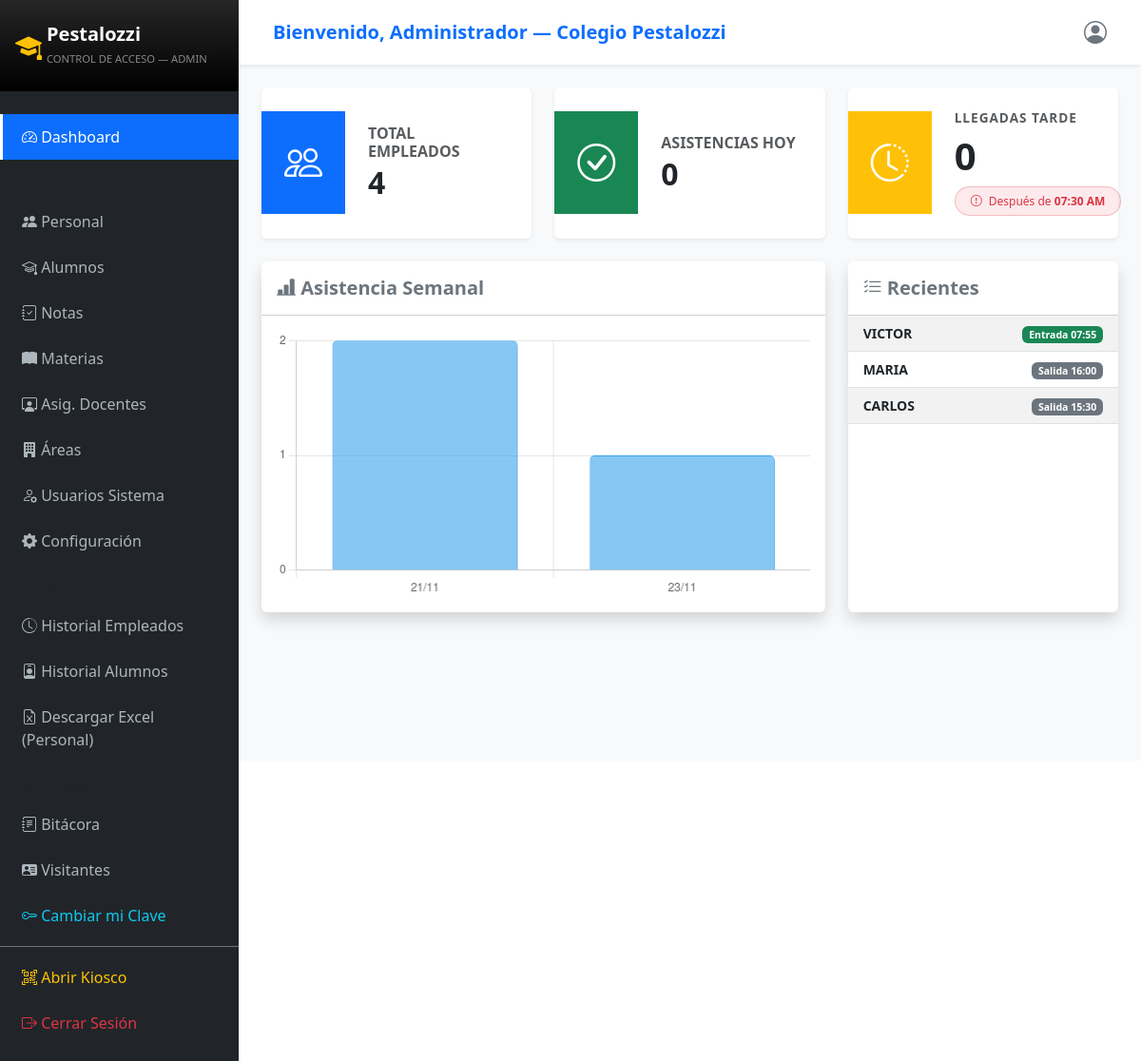
The app's page /public/index.php?c=Dashboard (signed in) with its own data.
### tables this page shows
CREATE TABLE IF NOT EXISTS `configuracion` (
  `id` int NOT NULL AUTO_INCREMENT,
  `clave` varchar(50) NOT NULL,
  `valor` varchar(255) NOT NULL,
  PRIMARY KEY (`id`),
  UNIQUE KEY `clave` (`clave`)
);

CREATE TABLE IF NOT EXISTS `registros_asistencia` (
  `id` int NOT NULL AUTO_INCREMENT,
  `personal_id` int NOT NULL,
  `fecha` date NOT NULL,
  `hora_entrada` time DEFAULT NULL,
  `hora_salida` time DEFAULT NULL,
  `total_horas` decimal(5,2) DEFAULT NULL,
  `estado` enum('puntual','tarde') DEFAULT 'puntual',
  PRIMARY KEY (`id`),
  KEY `personal_id` (`personal_id`),
  CONSTRAINT `registros_asistencia_ibfk_1` FOREIGN KEY (`personal_id`) REFERENCES `personal` (`id`)
);

CREATE TABLE IF NOT EXISTS `personal` (
  `id` int NOT NULL AUTO_INCREMENT,
  `codigo` varchar(20) NOT NULL COMMENT 'Código único del personal (usado en QR)',
  `nombres` varchar(100) NOT NULL,
  `apellidos` varchar(100) NOT NULL,
  `correo` varchar(100) DEFAULT NULL,
  `contrasena` varchar(255) DEFAULT NULL,
  `area_id` int DEFAULT NULL,
  `cargo` varchar(100) DEFAULT NULL,
  `tipo_personal` enum('docente','administrativo','apoyo') DEFAULT 'administrativo',
  `foto` varchar(255) DEFAULT 'default.png',
  `estado` enum('activo','inactivo') DEFAULT 'activo',
  `fecha_registro` datetime DEFAULT CURRENT_TIMESTAMP,
  PRIMARY KEY (`id`),
  UNIQUE KEY `codigo` (`codigo`),
  KEY `area_id` (`area_id`),
  CONSTRAINT `personal_ibfk_1` FOREIGN KEY (`area_id`) REFERENCES `areas` (`id`)
);

### app/controllers/DashboardController.php (called while the page is built, shortened)
<?php
require_once '../app/config/db.php';
require_once '../app/models/Attendance.php';
require_once '../app/models/Setting.php';
class DashboardController {
    private $db;
    private $asistenciaModel;
    private $configuracionModel;
    public function __construct() {
        $database = new Database();
        $this->db = $database->getConnection();
        $this->asistenciaModel    = new Attendance($this->db);
        $this->configuracionModel = new Setting($this->db);
    }
    public function index() {
        $horaEntrada = $this->configuracionModel->get('hora_entrada');
        $totalEmpleados   = $this->contarPersonal();
        $asistenciaHoy    = $this->asistenciaModel->countToday();
        $totalTardanzas = $this->asistenciaModel->countLatesToday($horaEntrada);
        $registrosRecientes = $this->asistenciaModel->getRecentLogs();
        $datosSemana = $this->asistenciaModel->getWeeklyStats();
        $etiquetas   = [];
        $valores     = [];
        foreach ($datosSemana as $dia) {
            $etiquetas[] = date('d/m', strtotime($dia['fecha']));
            $valores[]   = $dia['total'];
        }
        $totalEmployees   = $totalEmpleados;
        $attendanceToday  = $asistenciaHoy;
        $totalLates       = $totalTardanzas;
        $recentLogs       = $registrosRecientes;
        $labels           = $etiquetas;
        $dataValues       = $valores;
        $horaEntrada      = $horaEntrada;
        require_once '../app/views/dashboard/index.php';
    }
    private function contarPersonal() {
        $query = "SELECT COUNT(*) as total FROM personal WHERE estado = 'activo'";
        $stmt  = $this->db->prepare($query);
        $stmt->execute();
        $fila  = $stmt->fetch(PDO::FETCH_ASSOC);
        return $fila['total'];
    }
}
?>

### app/config/db.php (called while the page is built, shortened)
<?php
class Database {
    private $host     = "localhost";
    private $db_name  = "pestalozzi_db";
    private $username = "root";
    private $password = "";
    public function getConnection() {
        $this->conn = null;
        try {
            $this->conn = new PDO(
                "mysql:host=" . $this->host . ";dbname=" . $this->db_name . ";charset=utf8mb4",
                $this->username,
                $this->password,
                [
                    PDO::ATTR_ERRMODE            => PDO::ERRMODE_EXCEPTION,
                    PDO::ATTR_DEFAULT_FETCH_MODE => PDO::FETCH_ASSOC,
                    PDO::ATTR_EMULATE_PREPARES   => false,
                ]
            );
            $this->conn->exec("SET time_zone = '-05:00'");
        } catch (PDOException $e) {
            error_log("Error de conexión BD: " . $e->getMessage());
            http_response_code(500);
            die("
            <div style='font-family:sans-serif;text-align:center;padding:60px;background:#fff3cd;border:2px solid #ffc107;border-radius:10px;max-width:500px;margin:100px auto'>
                <h2 style='color:#856404'>⚠️ Sin conexión a la base de datos</h2>
                <p>Verifica que MySQL esté activo y que la BD <b>pestalozzi_db</b> exista.</p>
                <p><small>Abre <b>public/diagnostico.php</b> para más detalles.</small></p>
            </div>");
        }
        return $this->conn;
    }
}
?>

### app/models/Attendance.php (called while the page is built, shortened)
<?php
class Attendance {
    private $conn;
    private $tabla = "registros_asistencia";
    public function __construct($db) {
        $this->conn = $db;
    }
    public function getRecentLogs() {
        $query = "SELECT a.*, p.nombres, p.apellidos, p.codigo
                  FROM " . $this->tabla . " a
                  INNER JOIN personal p ON a.personal_id = p.id
                  ORDER BY a.id DESC LIMIT 10";
        $stmt = $this->conn->prepare($query);
        $stmt->execute();
        return $stmt->fetchAll(PDO::FETCH_ASSOC);
    }
    public function countToday() {
        $hoy = date('Y-m-d');
        $query = "SELECT COUNT(*) as total FROM " . $this->tabla . " WHERE fecha = :hoy";
        $stmt = $this->conn->prepare($query);
        $stmt->bindParam(':hoy', $hoy);
        $stmt->execute();
        $fila = $stmt->fetch(PDO::FETCH_ASSOC);
        return $fila['total'];
    }
    public function getWeeklyStats() {
        $query = "SELECT fecha, COUNT(*) as total
                  FROM " . $this->tabla . "
                  GROUP BY fecha
                  ORDER BY fecha DESC
                  LIMIT 7";
        $stmt = $this->conn->prepare($query);
        $stmt->execute();
        return array_reverse($stmt->fetchAll(PDO::FETCH_ASSOC));
    }
    public function countLatesToday($horaLimite) {
        $hoy = date('Y-m-d');
        $query = "SELECT COUNT(*) as total
                  FROM " . $this->tabla . "
                  WHERE fecha = :hoy AND hora_entrada > :limite";
        $stmt = $this->conn->prepare($query);
        $stmt->bindParam(':hoy', $hoy);
        $stmt->bindParam(':limite', $horaLimite);
        $stmt->execute();
        $fila = $stmt->fetch(PDO::FETCH_ASSOC);
        return $fila['total'];
    }
}
?>

### app/models/Setting.php (called while the page is built, shortened)
<?php
class Setting {
    private $conn;
    private $tabla = "configuracion";
    public function __construct($db) {
        $this->conn = $db;
    }
    public function get($clave) {
        $query = "SELECT valor FROM " . $this->tabla . " WHERE clave = :clave LIMIT 1";
        $stmt = $this->conn->prepare($query);
        $stmt->bindParam(':clave', $clave);
        $stmt->execute();
        $fila = $stmt->fetch(PDO::FETCH_ASSOC);
        return $fila ? $fila['valor'] : null;
    }
}
?>

### app/views/dashboard/index.php (the view, shortened to what this page needs)
<!DOCTYPE html>
<html lang="es">
<head>
    <link href="https://cdn.jsdelivr.net/npm/bootstrap@5.3.0/dist/css/bootstrap.min.css" rel="stylesheet">
    <link rel="stylesheet" href="https://cdn.jsdelivr.net/npm/bootstrap-icons@1.10.0/font/bootstrap-icons.css">
</head>
<body>
<div class="d-flex">
    <?php require_once '../app/views/layouts/sidebar.php'; ?>
    <div class="flex-grow-1 bg-light" style="height: 100vh; overflow-y: auto;">
        <nav class="navbar navbar-light bg-white shadow-sm px-4 py-3">
            <div class="container-fluid">
                <span class="navbar-brand mb-0 h1 fw-bold text-primary">Bienvenido, Administrador — Colegio Pestalozzi</span>
                <div class="d-flex align-items-center">
                    <i class="bi bi-person-circle fs-4 text-secondary"></i>
                </div>
            </div>
        </nav>
        <div class="container-fluid p-4">
            <div class="row g-4 mb-4">
                <div class="col-md-4">
                    <div class="card border-0 shadow-sm h-100">
                        <div class="card-body p-0 d-flex align-items-center">
                            <div class="bg-primary text-white p-4"><i class="bi bi-people fs-1"></i></div>
                            <div class="p-4 flex-grow-1">
                                <h6 class="text-muted text-uppercase fw-bold mb-1">Total Empleados</h6>
                                <h2 class="mb-0 fw-bold text-dark">
                                    <?php echo isset($totalEmployees) ? $totalEmployees : 0; ?>
                                </h2>
                            </div>
                        </div>
                    </div>
                </div>
                <div class="col-md-4">
                    <div class="card border-0 shadow-sm h-100">
                        <div class="card-body p-0 d-flex align-items-center">
                            <div class="bg-success text-white p-4"><i class="bi bi-check-circle fs-1"></i></div>
                            <div class="p-4 flex-grow-1">
                                <h6 class="text-muted text-uppercase fw-bold mb-1">Asistencias Hoy</h6>
                                <h2 class="mb-0 fw-bold text-dark">
                                    <?php echo isset($attendanceToday) ? $attendanceToday : 0; ?>
                                </h2>
                            </div>
                        </div>
                    </div>
                </div>
                <div class="col-md-4">
                    <div class="card border-0 shadow-sm h-100">
                        <div class="card-body p-0 d-flex align-items-center">
                            <div class="bg-warning text-white p-4 d-flex align-items-center justify-content-center" style="width: 100px;">
                                <i class="bi bi-clock-history fs-1"></i>
                            </div>
                            <div class="p-4 flex-grow-1">
                                <h6 class="text-muted text-uppercase fw-bold mb-2" style="font-size: 0.85rem; letter-spacing: 1px;">
                                    Llegadas Tarde
                                </h6>
                                <h2 class="mb-2 fw-bold text-dark display-6">
                                    <?php echo isset($totalLates) ? $totalLates : 0; ?>
                                </h2>
                                <div>
                                    <span class="badge rounded-pill bg-danger bg-opacity-10 text-danger border border-danger border-opacity-25 px-3 py-2 fw-normal">
                                        <i class="bi bi-exclamation-circle me-1"></i>
                                        Después de <strong><?php echo date('h:i A', strtotime($horaEntrada)); ?></strong>
                                    </span>
                                </div>
                            </div>
                        </div>
                    </div>
                </div>
            </div>
            <div class="row">
                <div class="col-lg-8 mb-4">
                    <div class="card shadow border-0 h-100">
                        <div class="card-header bg-white py-3">
                            <h5 class="mb-0 fw-bold text-secondary"><i class="bi bi-bar-chart-line-fill"></i> Asistencia Semanal</h5>
                        </div>
                        <div class="card-body">
                            <canvas id="attendanceChart" style="max-height: 300px;"></canvas>
                        </div>
                    </div>
                </div>
                <div class="col-lg-4 mb-4">
                    <div class="card shadow border-0 h-100">
                        <div class="card-header bg-white py-3">
                            <h5 class="mb-0 fw-bold text-secondary"><i class="bi bi-list-check"></i> Recientes</h5>
                        </div>
                        <div class="card-body p-0">
                            <div class="table-responsive">
                                <table class="table table-striped mb-0 small">
                                    <tbody>
                                        <?php if(isset($recentLogs) && count($recentLogs) > 0): ?>
                                            <?php foreach(array_slice($recentLogs, 0, 5) as $log): ?>
                                                <tr>
                                                    <td class="ps-3 fw-bold"><?php echo $log['nombres']; ?></td>
                                                    <td class="text-end pe-3">
                                                        <?php if($log['hora_salida']): ?>
                                                            <span class="badge bg-secondary">Salida <?php echo date('H:i', strtotime($log['hora_salida'])); ?></span>
                                                        <?php else: ?>
                                                            <span class="badge bg-success">Entrada <?php echo date('H:i', strtotime($log['hora_entrada'])); ?></span>
                                                        <?php endif; ?>
                                                    </td>
                                                </tr>
                                            <?php endforeach; ?>
                                        <?php else: ?>
                                            <tr><td class="text-center py-3 text-muted">Sin registros hoy.</td></tr>
                                        <?php endif; ?>
                                    </tbody>
                                </table>
                            </div>
                        </div>
                    </div>
                </div>
            </div>
        </div>
    </div>
</div>
<script>
    const ctx = document.getElementById('attendanceChart');
    new Chart(ctx, {
        type: 'bar',
        data: {
            labels: <?php echo json_encode($labels); ?>,
            datasets: [{
                label: 'Asistencias',
                data: <?php echo json_encode($dataValues); ?>,
                backgroundColor: 'rgba(54, 162, 235, 0.6)',
                borderColor: 'rgba(54, 162, 235, 1)',
                borderWidth: 1,
                borderRadius: 5
            }]
        },
        options: {
            responsive: true,
            scales: { y: { beginAtZero: true, ticks: { stepSize: 1 } } },
            plugins: { legend: { display: false } }
        }
    });
</script>
</body>
</html>

### records on screen
configuracion: valor "07:30 AM"
registros_asistencia: personal.nombres "VICTOR", hora_entrada "07:55"
registros_asistencia: personal.nombres "MARIA", hora_salida "16:00"
registros_asistencia: personal.nombres "CARLOS", hora_salida "15:30"

### other values on screen
$_SESSION['role'] "ADMIN"
$totalEmployees "4"
$attendanceToday "0"
$totalLates "0"
chart data {{ json_encode($dataValues) }} [2,1]
